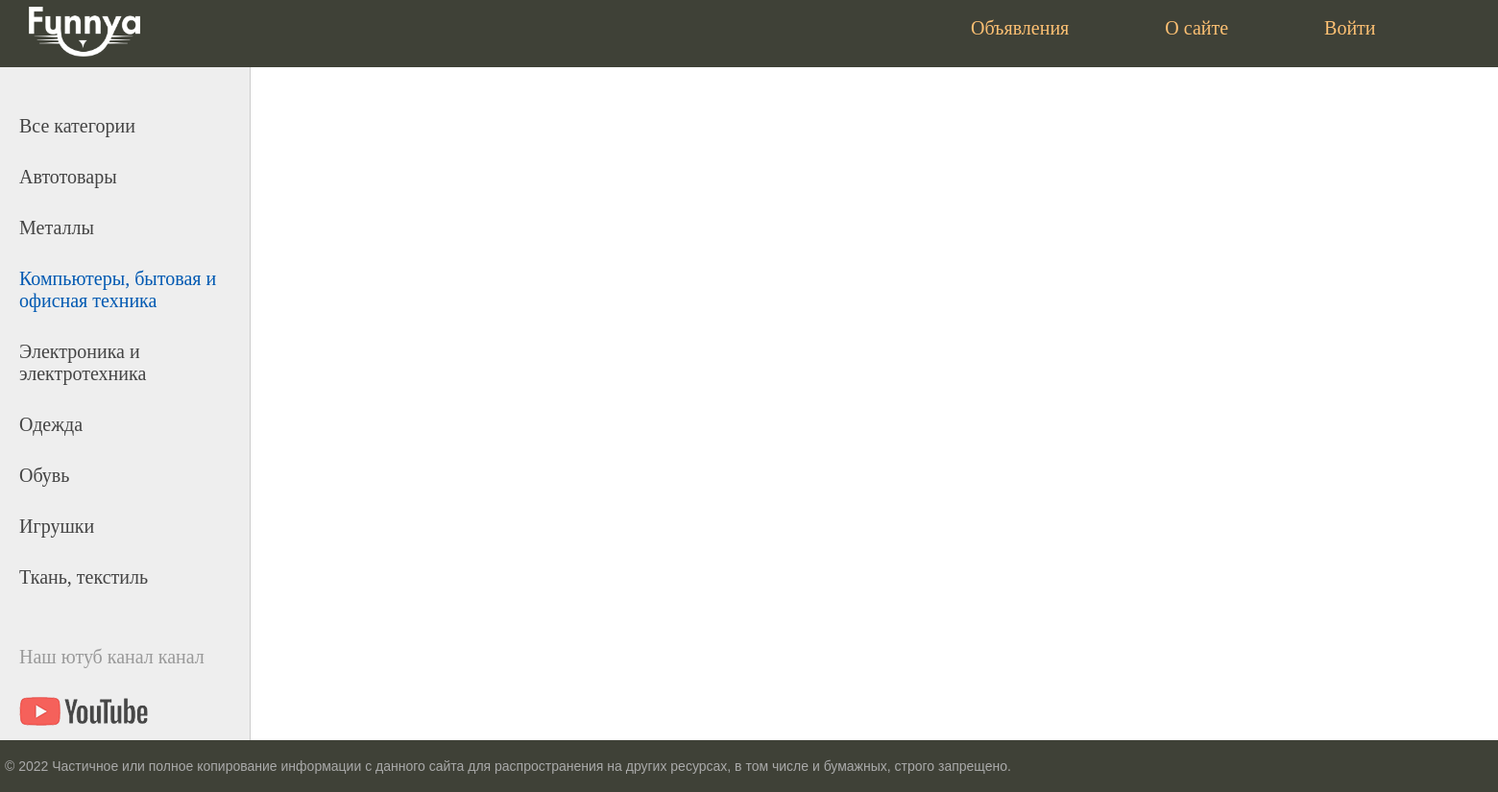
Page /category/3/ on the earlier database version.
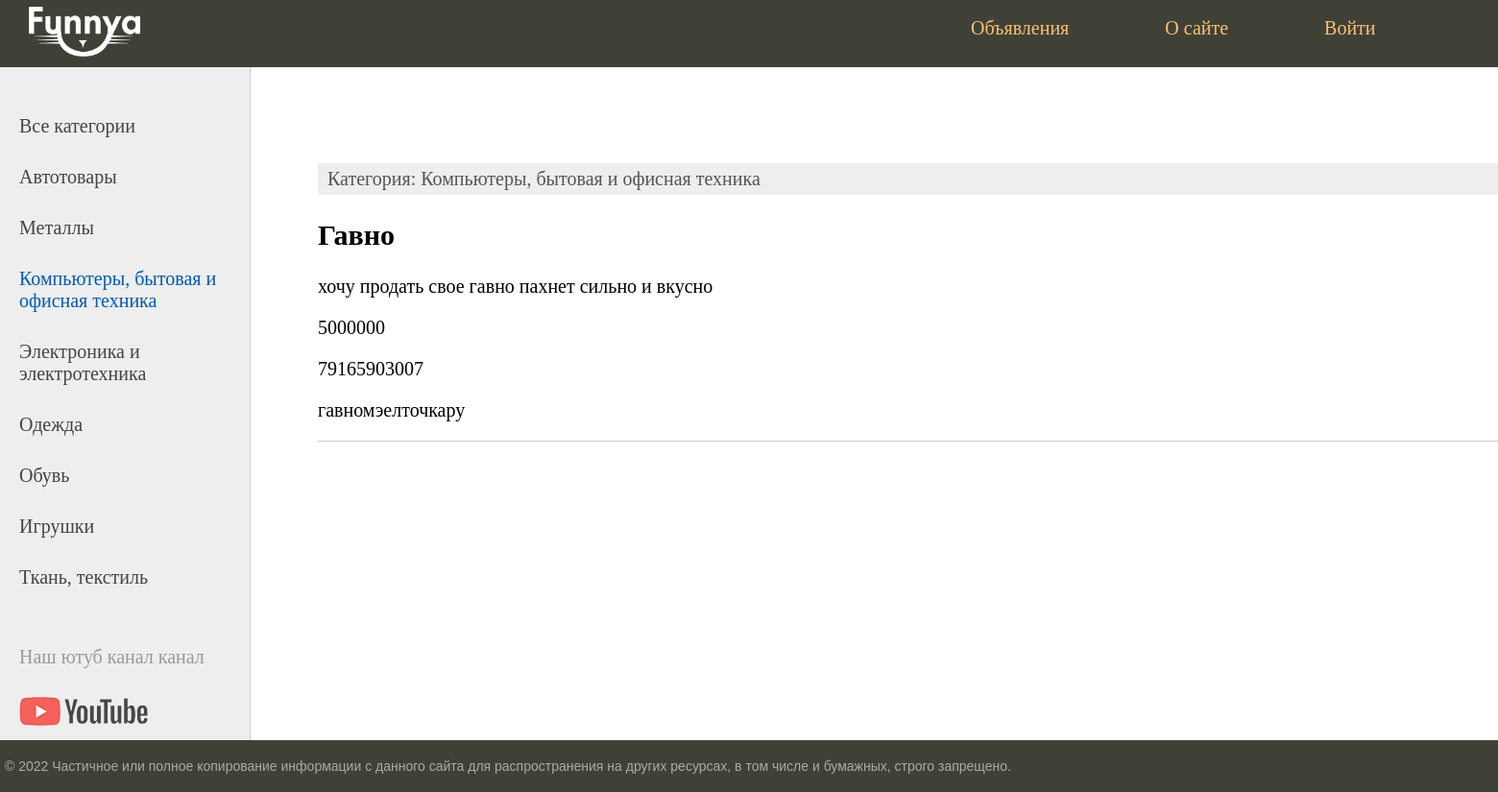
Same page on the later database version.
### ad/models.py (models this page shows, shortened)
class Category(models.Model):
    name = models.CharField(max_length=100, db_index=True)
    def __str__(self):
        return self.name
    def get_absolute_url(self):
        return reverse('category', kwargs={'cat_id': self.pk})

class Announcement(models.Model):
    title = models.CharField(max_length=255)
    category = models.CharField(max_length=255)
    photo = models.ImageField(upload_to='photos/%Y/%m/%d/')
    description = models.TextField(max_length=255)
    cost = models.IntegerField(max_length=255)
    phone = models.IntegerField(max_length=11)
    mail = models.CharField(max_length=255)
    time_create = models.DateField(auto_now_add=True)
    time_update = models.DateField(auto_now=True)
    is_published = models.BooleanField(default=True)
    cat = models.ForeignKey('Category', on_delete=models.PROTECT,
                            null=True)

### ad/views.py (the view)
# urls.py: path('category/<int:cat_id>/', show_category, name='category')
def show_category(request, cat_id):
    posts = Announcement.objects.filter(cat_id=cat_id)
    cats = Category.objects.all()
    context = {
        'posts': posts,
        'menu': menu,
        'cats': cats,
        'title': f'Активные объявления {cats[cat_id-1]}',
        'cat_selected': cat_id,
    }
    return render(request, 'ad/index.html', context=context)

### ad/templates/ad/index.html (shortened to what this page needs)
{% extends 'ad/base.html'%}
{% block content %}
<ul class="list-articles">
	{% for p in posts %}
			<li><div class="article-panel">
	<p class="first">Категория: {{p.cat}}</p>
</div>
				<h2>{{p.title}}</h2>
		        <p>{{ p.description }}</p>
		        <p>{{ p.cost }}</p>
		        <p>{{ p.phone }}</p>
		        <p>{{ p.mail }}</p>
	{% endfor %}
</ul>
{% endblock %}

### ad/templates/ad/base.html (shortened to what this page needs)
{% load static %}
<!DOCTYPE html>
<html>
<head>
	<link type="text/css" href="{% static 'ad/css/styles.css' %}" rel="stylesheet" />
</head>
<body>
<table class="table-page" border=0 cellpadding="0" cellspacing="0">
<tr><td valign=top>
{% block mainmenu %}
		<div class="header">
			<a href="{% url 'home' %}"><img class="logo" src="{% static 'ad/images/logo.png' %}"></img></a>
			<ul id="mainmenu" class="mainmenu">
{% for m in menu %}
	{% if not forloop.last %}
			<li><a href="{% url m.url_name %}">{{m.title}}</a></li>
	{% else %}
			<li class="last"><a href="{% url m.url_name %}">{{m.title}}</a></li>
	{% endif %}
{% endfor %}
			</ul>
			<div class="clear"></div>
		</div>
{% endblock mainmenu %}
<table class="table-content" border=0 cellpadding="0" cellspacing="0">
<tr>
	<td valign="top" class="left-chapters">
	<ul id="leftchapters">
{% if cat_selected == 0 %}
		<li class="selected">Все категории</li>
{% else %}
		<li><a href="{% url 'announcement' %}">Все категории</a></li>
{% endif %}
{% for c in cats%}
	{% if c.pk == cat_selected %}
		<li class="selected">{{c.name}}</li>
	{% else %}
		<li><a href="{{ c.get_absolute_url }}">{{c.name}}</a></li>
	{% endif %}
{% endfor %}
		<li class="share">
		<p>Наш ютуб канал канал</p>
		<a class="share-yt" href="https://www.youtube.com/watch?v=dQw4w9WgXcQ" target="_blank" rel="nofollow"></a>
		</li>
	</ul>
</td>
<td valign="top" class="content">
	<div class="content-text">
{% block content %}
{% endblock %}
	</div>
</td></tr></table>
</td></tr>
<tr><td valign=top>
	<div id="footer">
		<p>&copy; 2022 Частичное или полное копирование информации с данного сайта для распространения на других ресурсах, в том числе и бумажных, строго запрещено.</p>
	</div>
</td></tr></table>
</body>
</html>

Differences in the rows shown:
added Announcement: cat "Компьютеры, бытовая и офисная техника", title "Гавно", description "хочу продать свое гавно пахнет сильно и вкусно", cost "5000000", phone "79165903007", mail "гавномэелточкару"
